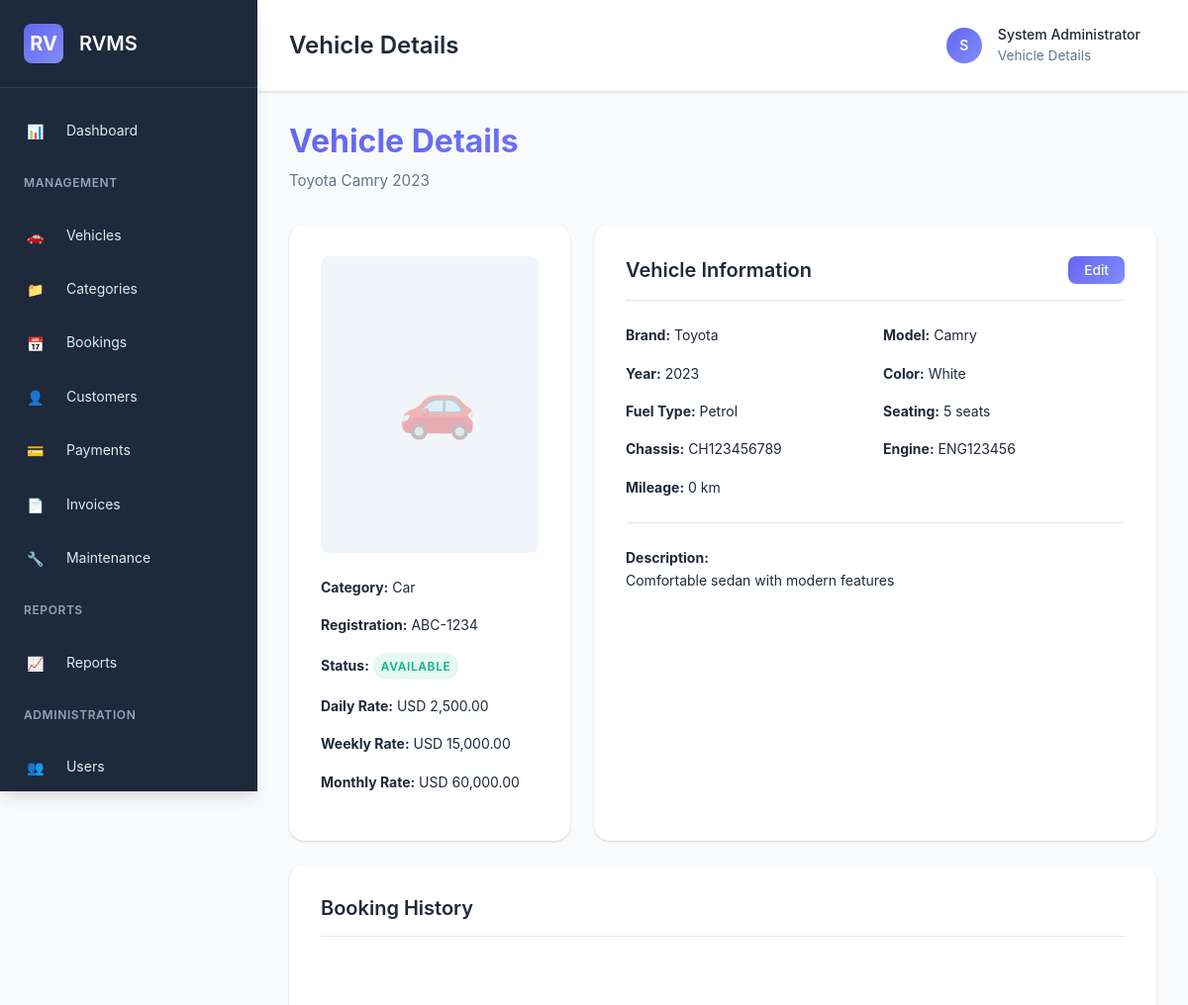
The app's page /pages/vehicle-details.php?id=1 (signed in, upper part), older data.
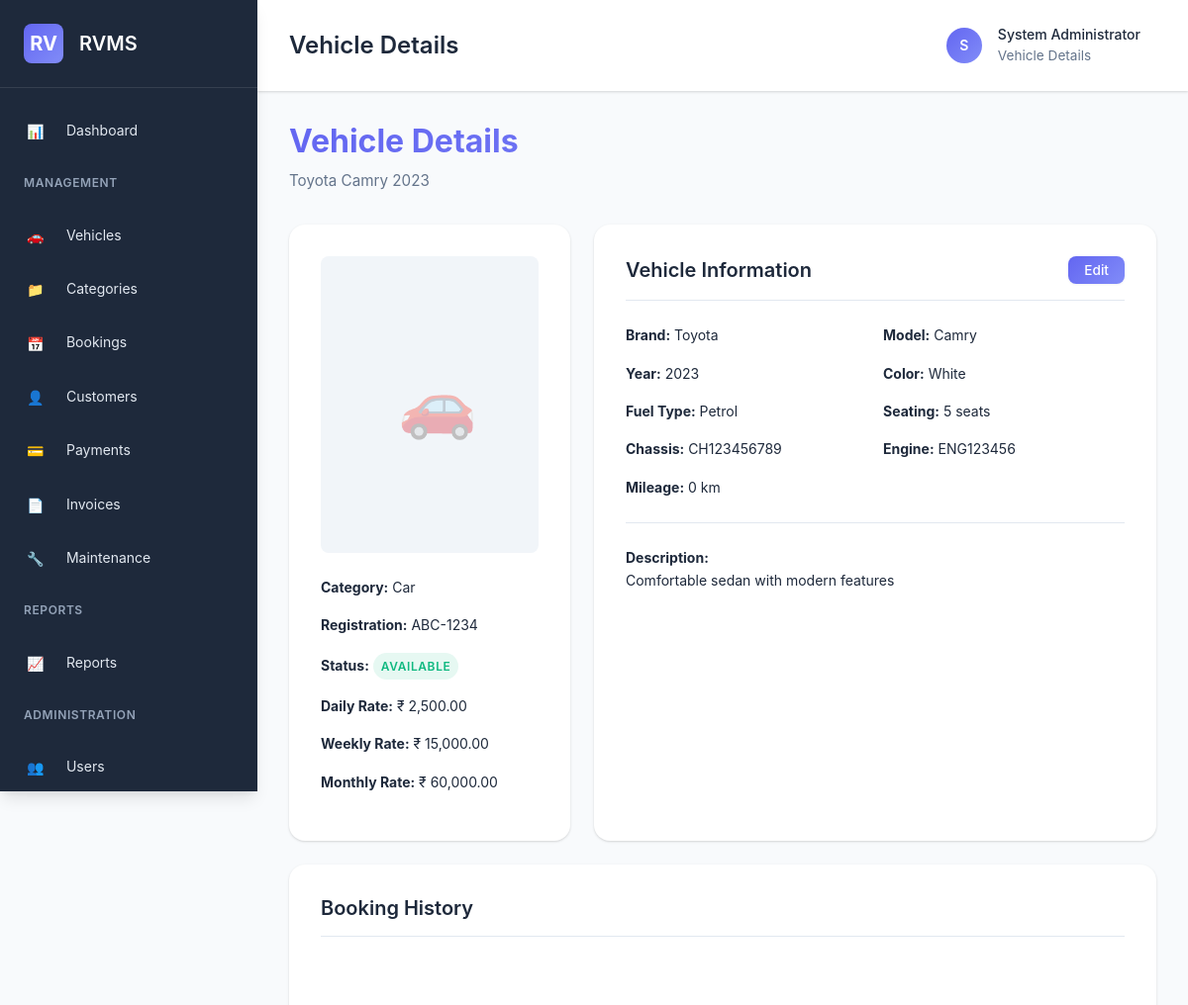
The same page, newer data.
### tables this page shows
CREATE TABLE IF NOT EXISTS vehicles (
    id INT AUTO_INCREMENT PRIMARY KEY,
    category_id INT NOT NULL,
    vehicle_name VARCHAR(100) NOT NULL,
    brand VARCHAR(50),
    model VARCHAR(50),
    year INT,
    color VARCHAR(30),
    registration_number VARCHAR(50) UNIQUE NOT NULL,
    chassis_number VARCHAR(100),
    engine_number VARCHAR(100),
    fuel_type ENUM('petrol', 'diesel', 'electric', 'hybrid') DEFAULT 'petrol',
    seating_capacity INT DEFAULT 4,
    daily_rate DECIMAL(10, 2) NOT NULL,
    weekly_rate DECIMAL(10, 2),
    monthly_rate DECIMAL(10, 2),
    image VARCHAR(255),
    description TEXT,
    status ENUM('available', 'rented', 'maintenance', 'inactive') DEFAULT 'available',
    mileage INT DEFAULT 0,
    created_at TIMESTAMP DEFAULT CURRENT_TIMESTAMP,
    updated_at TIMESTAMP DEFAULT CURRENT_TIMESTAMP ON UPDATE CURRENT_TIMESTAMP,
    FOREIGN KEY (category_id) REFERENCES categories(id) ON DELETE RESTRICT,
    INDEX idx_category (category_id),
    INDEX idx_status (status),
    INDEX idx_registration (registration_number)
);

CREATE TABLE IF NOT EXISTS settings (
    id INT AUTO_INCREMENT PRIMARY KEY,
    setting_key VARCHAR(100) UNIQUE NOT NULL,
    setting_value TEXT,
    setting_type VARCHAR(50) DEFAULT 'text',
    description TEXT,
    updated_at TIMESTAMP DEFAULT CURRENT_TIMESTAMP ON UPDATE CURRENT_TIMESTAMP
);

CREATE TABLE IF NOT EXISTS categories (
    id INT AUTO_INCREMENT PRIMARY KEY,
    name VARCHAR(50) NOT NULL,
    description TEXT,
    icon VARCHAR(50),
    status ENUM('active', 'inactive') DEFAULT 'active',
    created_at TIMESTAMP DEFAULT CURRENT_TIMESTAMP,
    UNIQUE KEY unique_name (name)
);

### config/functions.php (called while the page is built, shortened)
<?php
function formatCurrency($amount, $currency = null)
{
    if ($currency === null) {
        if (!function_exists('getSetting')) {
            $currency = 'INR';
        } else {
            $currency = getSetting('currency', 'INR');
        }
    }
    $symbol = $currency;
    switch (strtoupper($currency)) {
        case 'INR':
            $symbol = '₹';
            break;
        case 'USD':
            $symbol = 'USD';
            break;
    }
    return $symbol . ' ' . number_format((float)$amount, 2);
}
function getSetting($key, $default = null)
{
    $db = getDB();
    try {
        $stmt = $db->prepare("SELECT setting_value FROM settings WHERE setting_key = ? LIMIT 1");
        $stmt->execute([$key]);
        $result = $stmt->fetch();
        return $result ? $result['setting_value'] : $default;
    } catch (PDOException $e) {
        error_log("Get Setting Error: " . $e->getMessage());
        return $default;
    }
}

### pages/vehicle-details.php (the view, shortened to what the changed rows need)
<?php
require_once '../config/functions.php';
$db = getDB();
$id = intval($_GET['id'] ?? 0);
$vehicle = $db->prepare("SELECT v.*, c.name as category_name FROM vehicles v LEFT JOIN categories c ON v.category_id = c.id WHERE v.id = ?");
$vehicle->execute([$id]);
$vehicle = $vehicle->fetch();
include '../includes/header.php';
?>
<div class="page-header">
    <h1 class="page-title">Vehicle Details</h1>
    <p class="page-subtitle"><?php echo htmlspecialchars($vehicle['vehicle_name']); ?></p>
</div>
<div style="display: grid; grid-template-columns: 1fr 2fr; gap: var(--spacing-lg);">
    <div class="card">
        <div class="card-body">
            <div style="display: flex; flex-direction: column; gap: var(--spacing-md);">
                <div>
                    <strong>Category:</strong> <?php echo htmlspecialchars($vehicle['category_name'] ?? 'N/A'); ?>
                </div>
                <div>
                    <strong>Registration:</strong> <?php echo htmlspecialchars($vehicle['registration_number']); ?>
                </div>
                <div>
                    <strong>Status:</strong>
                    <span class="badge badge-<?php
                        echo $vehicle['status'] === 'available' ? 'success' :
                            ($vehicle['status'] === 'rented' ? 'warning' :
                            ($vehicle['status'] === 'maintenance' ? 'danger' : 'secondary'));
                    ?>">
                        <?php echo ucfirst($vehicle['status']); ?>
                    </span>
                </div>
                <div>
                    <strong>Daily Rate:</strong> <?php echo formatCurrency($vehicle['daily_rate']); ?>
                </div>
                <?php if ($vehicle['weekly_rate']): ?>
                    <div>
                        <strong>Weekly Rate:</strong> <?php echo formatCurrency($vehicle['weekly_rate']); ?>
                    </div>
                <?php endif; ?>
                <?php if ($vehicle['monthly_rate']): ?>
                    <div>
                        <strong>Monthly Rate:</strong> <?php echo formatCurrency($vehicle['monthly_rate']); ?>
                    </div>
                <?php endif; ?>
            </div>
        </div>
    </div>
    <div class="card">
        <div class="card-body">
            <div style="display: grid; grid-template-columns: 1fr 1fr; gap: var(--spacing-md);">
                <div><strong>Brand:</strong> <?php echo htmlspecialchars($vehicle['brand'] ?? 'N/A'); ?></div>
                <div><strong>Model:</strong> <?php echo htmlspecialchars($vehicle['model'] ?? 'N/A'); ?></div>
                <div><strong>Year:</strong> <?php echo $vehicle['year'] ?: 'N/A'; ?></div>
                <div><strong>Color:</strong> <?php echo htmlspecialchars($vehicle['color'] ?? 'N/A'); ?></div>
                <div><strong>Fuel Type:</strong> <?php echo ucfirst($vehicle['fuel_type']); ?></div>
                <div><strong>Seating:</strong> <?php echo $vehicle['seating_capacity']; ?> seats</div>
                <div><strong>Chassis:</strong> <?php echo htmlspecialchars($vehicle['chassis_number'] ?? 'N/A'); ?></div>
                <div><strong>Engine:</strong> <?php echo htmlspecialchars($vehicle['engine_number'] ?? 'N/A'); ?></div>
                <div><strong>Mileage:</strong> <?php echo number_format($vehicle['mileage']); ?> km</div>
            </div>
            <?php if ($vehicle['description']): ?>
                <div style="margin-top: var(--spacing-lg); padding-top: var(--spacing-lg); border-top: 1px solid var(--border-color);">
                    <strong>Description:</strong>
                    <p><?php echo nl2br(htmlspecialchars($vehicle['description'])); ?></p>
                </div>
            <?php endif; ?>
        </div>
    </div>
</div>
<?php include '../includes/footer.php'; ?>

Row changes from the older to the newer data that the page shows:
changed through a linked row, vehicles "ABC-1234": daily_rate.setting_value "USD 2,500.00" → "₹ 2,500.00"; weekly_rate.setting_value "USD 15,000.00" → "₹ 15,000.00"; monthly_rate.setting_value "USD 60,000.00" → "₹ 60,000.00"
